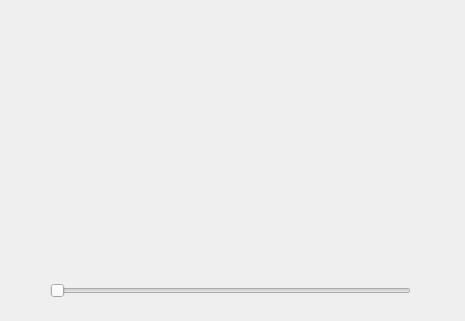
<?xml version="1.0" encoding="UTF-8"?>
<ui version="4.0">
 <class>TTKTimeMeterWindow</class>
 <widget class="QMainWindow" name="TTKTimeMeterWindow">
  <property name="geometry">
   <rect>
    <x>0</x>
    <y>0</y>
    <width>465</width>
    <height>321</height>
   </rect>
  </property>
  <property name="windowTitle">
   <string>TTKTimeMeterWindow</string>
  </property>
  <widget class="QWidget" name="centralWidget">
   <widget class="TTKTimeMeterWidget" name="widget" native="true">
    <property name="geometry">
     <rect>
      <x>100</x>
      <y>20</y>
      <width>250</width>
      <height>250</height>
     </rect>
    </property>
   </widget>
   <widget class="QSlider" name="horizontalSlider">
    <property name="geometry">
     <rect>
      <x>50</x>
      <y>280</y>
      <width>361</width>
      <height>22</height>
     </rect>
    </property>
    <property name="maximum">
     <number>100</number>
    </property>
    <property name="orientation">
     <enum>Qt::Horizontal</enum>
    </property>
   </widget>
  </widget>
 </widget>
 <layoutdefault spacing="6" margin="11"/>
 <customwidgets>
  <customwidget>
   <class>TTKTimeMeterWidget</class>
   <extends>QWidget</extends>
   <header>ttktimemeterwidget.h</header>
   <container>1</container>
  </customwidget>
 </customwidgets>
 <resources/>
 <connections/>
</ui>
